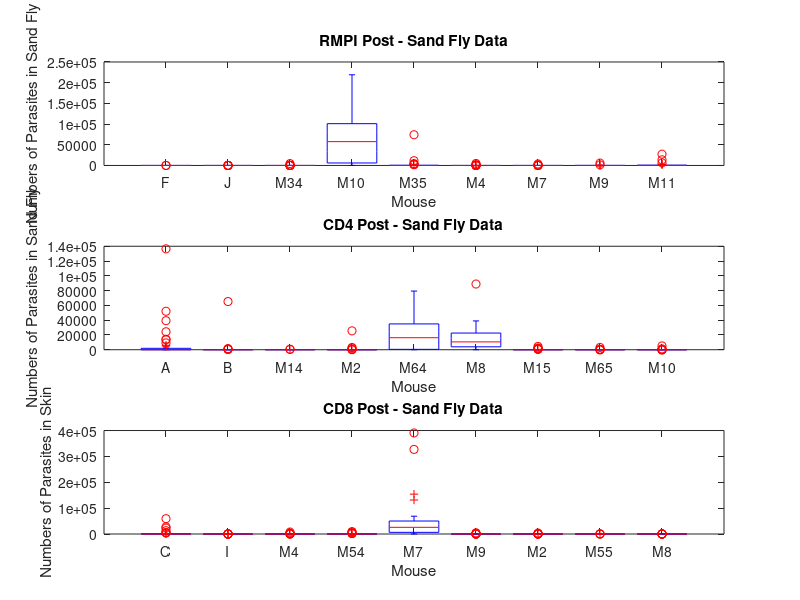

MATLAB code to generate this figure:
%% Untreated (Skin Biopsy) Rags
Rag1 = [1734.9	4606.1	4255.6	5866.0	8419.2	1115.6	915.1	813.4	1905.9	7063.1	915.2	1245.8	1602.3	8424.4	1362.0	2523.7	1140.7	8686.8	12205.9	2051.1	3327.6	1340.7	980.6	173.5];
Rag2 = [5581.7	1476.5	756.9	2162.6	16668.0	422.8	1995.1	11084.2	2355.6	6956.3	221.8	2708.2	1839.7	1675.0	2105.4	737.8	249.1	2177.8	470.5	167.1	3667.1	1235.0	656.6	3548.2];
Rag3 = [505.5	173.2	1884.3	5646.4	1433.9	1635.7	800.3	1670.8	16082.9	3466.9	1376.7	524.0	1751.0	4847.2	3003.9	1316.0	1356.7	2526.7	2671.0	5941.0	7748.1	6120.4	3849.7	714.5];
Rag4 = [1082.3	841.0	787.7	680.5	1473.9	66.4	578.4	521.7	755.7	529.4	781.4	781.1	1660.2	1170.1	1677.1	567.9	1291.2	1171.7	1797.6	700.2	2031.9	1318.6	1630.4	1447.0];
Rag5 = [868.3	303.7	2543.6	248.4	12076.7	98.8	246.4	413.2	1042.1	685.7	792.8	1656.2	1659.3	717.2	2846.7	2748.0	623.6	564.2	917.4	2703.1	1084.0	1620.8	402.9	129.7];
Rag6 = [18815.3	61973.8	37314.1	2225.0	144193.4	28475.9	122334.3	15205.1	6420.3	4582.2	11234.9	47808.0	15934.2	3369.7	22128.1	5687.2	7504.0	1921.5	3141.7	1870.7	34220.9	5318.9	899.5	48252.0];
Rag7 = [81094.5	397965.5	95943.1	189913.2	54714.1	53272.7	820945.0	1489117.0	76049.7	133271.6	374300.6	943975.9	19880.9	78146.6	369051.2	237573.3	23747.6	262029.2	433661.6	1001859.9	1429.9	15965.9	15016.3	69149.0];
Rag8 = [266994.7	612286.0	587857.0	578527.3	37708.9	192540.2	204166.2	349983.6	4876.1	61548.5	228418.5	54736.7	77599.3	107644.2	159764.8	34644.1	37963.3	15894.1	154566.9	132574.3	5059.9	2870.5	157096.4	98691.8];
Rag9 = [12413.2	10824.3	3444.4	8597.4	703.2	20057.6	82067.7	12291.2	16895.1	22202.2	26330.9	2902.4	63653.7	41884.9	77456.6	6736.4	5400.5	24222.7	35832.7	16875.7	318.0	572.1	996.2	2235.6];

DataRag1 = round(reshape(Rag1, [numel(Rag1), 1])); DataM11 = round(reshape(Rag2, [numel(Rag2), 1])); DataM34 = round(reshape(Rag3, [numel(Rag3), 1])); DataM10 = round(reshape(Rag4, [numel(Rag4), 1])); DataRag5 = round(reshape(Rag5, [numel(Rag5), 1])); DataM4 = round(reshape(Rag6, [numel(Rag6), 1])); DataRag7 = round(reshape(Rag7, [numel(Rag7), 1])); DataRag8 = round(reshape(Rag8, [numel(Rag8), 1])); DataRag9 = round(reshape(Rag9, [numel(Rag9), 1]));

boxplot([DataRag1 DataM11 DataM34 DataM10 DataRag5 DataM4 DataRag7 DataRag8 DataRag9],'labels',{'Rag1','Rag2','Rag3','Rag4','Rag5','Rag6','Rag7','Rag8','Rag9'})
%boxplot([DataRag1 DataRag2 DataRag3 DataRag4 DataRag5],'labels',{'Rag1','Rag2','Rag3','Rag4','Rag5'})
xlabel('Mouse')
ylabel('Numbers of Parasites in Skin')
title('Untreated Mice - Skin Biopsy Data')

%% RPMI (Skin Biopsy) Mice
F = [1918.327	5368.238	14975.54	3805.637	4451.461	17625.02	27372.53	17554.89	250.9739	11183.28	7324	7664.599	1906.456	5972.289	5060.821	11847.68	7574.186	717.4968	1669.183	10734.92	43123.45	2413.856	731.7327	42438.04];
J = [15997.09	3017.408	5034.854	9239.502	2739.726	513.6808	1732.656	1191.046	1036.687	3348.615	1548.505	860.771	7333.507	1555.587	2160.678	3284.401	3297.141	922.8627	4877.168	6981.653	555.0819	763.1017	27997.12	45156.43];
M34 = [79325.4	8075.2	12407.7	1621.6	12520.3	14747.8	6971.3	4854.6	2778.3	1358.6	14703.1	5527.3	3123.6	3629.4	5529.5	4353.3	6067.5	2363.5	4163.9	2053.3	5635.2	3689.9	8057.8	12618.4];
M10 = [4243310	5552395	4087400	4627846	5546594	17248300	17070900	9188658	3691940	25452820	34302760	23473170	7529109	9002134	4844421	3201581	3572419	5662281	9909828	4986509	1713397	193055.3	593888.8	833192.3];
M35 = [32331.17	11941.36	30553.34	23279.64	148774.2	335843	42148.09	38192.13	12640.68	31603.28	103105.3	68400.34	76280.03	174505.1	40626.54	108187.5	23332.35	43019.24	114974.5	98845.32	6164.186	13454.91	26539.47	11808.43];
M4 = [6816.114	9865.926	8074.566	2144.396	3790.682	4670.691	287609.7	17519.6	675.1464	2809.901	4721.435	17965.03	10342.02	15399.22	1696.771	16272.53	3538.723	1732.837	4501.902	630.3101	6376.592	79432.82	1688.43	4939.643];
M7 = [8176.658	4045.592	11200.34	27846.53	7319.354	3848.755	2961.245	10853.75	13593.43	82828.38	5796.723	14738.95	44362.54	2780.33	11222.72	18019.24	31724.3	4964.867	7930.374	8426.884	40682.51	12424.21	6102.104	2921.042];
M9 = [94325.42	62468.18	71573.48	59310.95	74108.88	103655.9	51661.73	193353.3	83582.15	84971.95	27241.44	274852.2	253882.5	50821.75	153677.9	296190.4	44208.68	353988.8	340442.5	128945	28428.64	28618.89	6126.26	7119.881];
M11 = [43841.88	29074.17	13066.45	81767.38	119878.5	33898.7	165113.4	100725.1	73412.82	147603.8	58429.43	247062.3	122996.5	214556.3	62988.18	116733.1	114132	179094.4	68986.91	118917.3	35624.51	3932.968	12931.35	70823.13];

DataF = round(reshape(F, [numel(F), 1])); DataJ = round(reshape(J, [numel(J), 1])); DataM34 = round(reshape(M34, [numel(M34), 1])); DataM10 = round(reshape(M10, [numel(M10), 1])); DataM35 = round(reshape(M35, [numel(M35), 1])); DataM4 = round(reshape(M4, [numel(M4), 1])); DataM7 = round(reshape(M7, [numel(M7), 1])); DataM9 = round(reshape(M9, [numel(M9), 1])); DataM11 = round(reshape(M11, [numel(M11), 1]));

boxplot([DataF DataJ DataM34 DataM10 DataM35 DataM4 DataM7 DataM9 DataM11],'labels',{'F','J','M34','M10','M35','M4','M7','M9','M11'})
%boxplot([DataF DataJ DataM34 DataM35 DataM4 DataM7 DataM9 DataM11],'labels',{'F','J','M34','M35','M4','M7','M9','M11'})
xlabel('Mouse')
ylabel('Numbers of Parasites in Skin')
title('RPMI - Skin Biopsy Data')

%% CD4 Treated (Skin Biopsy) Mice
A = [6242.309	40213.92	31013.05	208242.7	60042.1	98883.61	60476.59	249944.2	10892.03	6057.031	112096.5	35391.51	86337.55	45613.8	46020.12	64171.25	56225.69	20209.33	55936.79	42591.23	88499.5	5941.761	5517.263	139639];
B = [113652.9	23657.08	7039.903	67137.05	64529.57	131615.3	518365.6	541672.1	1800.071	14785.82	1394753	706560.7	130131.8	23352.05	208169.6	608231.4	106441.2	32235.32	44494.23	94896.09	6424.299	5645.563	27523.34	32097.01];
M14 = [18169.2	12718.1	16364.7	34639.3	102337.6	79552.5	115456.1	262826.1	81365.2	110573.1	209569.7	67009.6	66966.9	29948.9	232116.4	766783.9	63812.4	36401	77071.4	56991.7	14903.7	60864.6	8198.5	1496.9];
M2 = [44545.2	530171.5	668891.6	2469231	19219.4	571615.5	1491697	725753	42283.1	263689.3	1826778	318708.8	164573.9	91659.4	462878.5	60530.8	7163.7	47056.6	50569.9	38927.7	3931.7	6870.1	23407.3	26510.7];
M64 = [598196	1926035	488947.2	173848.7	553694.9	4061678	14662020	3776093	90795.3	3336097	3694323	9669794	293533.2	3504126	10284320	5941550	450755.2	4809105	3664616	1397573	12728.2	49876.7	67301.9	70181.8];
M8 = [3137887	6669272	1751551	2126678	6912118	5712355	15197510	17344610	7932178	4256139	80643520	11343150	8134356	6343389	7060130	6448552	3770326	2546905	6616066	6271906	185902.1	74053.5	248866.6	341170.5];
M15 = [43606.68	39610.4	5482.782	31639.34	32049.93	33995.91	37138.89	172406.8	28486.92	33673.63	50312.51	12606.38	123821	152871.1	83785.74	27238.4	476785.3	79134.71	36514.55	45777.34	13625.87	20583.27	4612.97	140612.8];
M65 = [2260.624	9063.668	3060.94	9444.282	4412.582	3038.998	2265.217	970.2748	7934.078	4313.613	7064.852	1514.515	15138.66	8959.973	9887.268	790.0161	7823.779	2604.275	6803.212	2141.352	4012.497	8171.049	906.79	4226.915];
M10 = [34873.48	178186	24155.73	12365.47	15526.27	22582.66	38169.07	6815.063	4903.425	36461.53	36999.52	27371.52	23405.3	130282.7	31532.11	41119.96	22138.27	42285.54	67661.07	53227.32	6173.713	7604.093	31383.42	45624.58];

DataA = round(reshape(A, [numel(A), 1])); DataB = round(reshape(B, [numel(B), 1])); DataM14 = round(reshape(M14, [numel(M14), 1])); DataM2 = round(reshape(M2, [numel(M2), 1])); DataM64 = round(reshape(M64, [numel(M64), 1])); DataM8 = round(reshape(M8, [numel(M8), 1])); DataM15 = round(reshape(M15, [numel(M15), 1])); DataM65 = round(reshape(M65, [numel(M65), 1])); DataM10 = round(reshape(M10, [numel(M10), 1]));

boxplot([DataA DataB DataM14 DataM2 DataM64 DataM8 DataM15 DataM65 DataM10],'labels',{'A','B','M14','M2','M64','M8','M15','M65','M10'})
%boxplot([DataA DataB DataM14 DataM2 DataM15 DataM65 DataM10],'labels',{'A','B','M14','M2','M15','M65','M10'})
xlabel('Mouse')
ylabel('Numbers of Parasites in Skin')
title('CD4 - Skin Biopsy Data')

%% CD8 Treated (Skin Biopsy) Mice
C = [86988.09	2483.024	14647.37	48430.08	10765.91	9871.273	9871.273	28048.61	201290.3	13951.6	42517.28	971090.4	2863766	36039.06	42434.35	179498.3	220141	10395.69	40059.79	52496.26	44046.84	6026.122	2963.452	2269.224];
I = [1637.44	1071.902	1039.782	1847.272	1918.505	696.3065	3563.663	2304.055	2853.535	674.1523	3040.928	322.5037	2841.976	509.4277	514.2527	1855.882	816.8228	1061.694	1126.813	1587.542	695.0186	215.0774	571.5085	7049.146];
M4 = [98782.1	23432.9	547804.1	218793.6	30498.7	42836.4	132063.2	154165	22458.6	30615.8	68735.9	56174.5	13688	30541.9	123152.8	22664.2	166397.5	24192	19657.9	42091.4	4579.2	852.9	6435.1	4415.2];
M54 = [181818.8	109668.8	412396.3	157043.2	10899.3	37303.5	52511.8	200723.1	75878.3	25746.7	16414.3	29792	96075.4	242080	28506	33780.8	46730.9	4845.2	19985.8	23996	16646.6	14755.1	4314.1	30883.5];
M7 = [867842	552477.6	388486.9	1449490	164748.1	489848.7	374590.3	1272215	65345.5	16331.7	132568.7	218877.4	119276.6	184811.2	1266134	2730995	865704.1	3535952	5601397	4343749	5967.6	10030.2	764994.3	72690];
M9 = [46414.6	219530.5	52236.3	128603.4	62248.6	19690.2	22252.3	79189.2	11349.9	14101.1	12007.4	170496.8	55922.1	158562.8	456310.2	499857.7	332860.1	99346.4	216622.8	79926.2	9206.4	12650.2	3191.1	2906.4];
M2 = [53771.23	15734.01	12067.08	35575.91	28530.69	12811.91	10118.98	13885.84	7139.758	16043.8	9844.204	6656.57	14711.64	56160.36	132494	48295.63	87786.71	68436.54	36531.82	72108.79	12688.16	14848.2	8130.676	10732.51];
M55 = [2099.204	849.3257	3339.803	2380.775	3682.561	1291.839	5476.861	1360.699	1888.724	4222.9	2481.203	1476.645	3769.24	1287.345	1493.629	1151.788	2676.89	3870.346	3575.469	6870.077	901.0186	1427.349	1226.367	1000.991];
M8 = [28611.06	3129.208	3214.273	4881.184	3551.307	17673.08	47348.29	15514.55	860.3441	3260.179	64844.03	3.775513	17518.26	19609.43	3.540197	7105.975	6733.547	9861.456	11472.41	11072.78	4183.498	14446.12	9036.298	11701.71];

DataC = round(reshape(C, [numel(C), 1])); DataI = round(reshape(I, [numel(I), 1])); DataM4 = round(reshape(M4, [numel(M4), 1])); DataM54 = round(reshape(M54, [numel(M54), 1])); DataM7 = round(reshape(M7, [numel(M7), 1])); DataM9 = round(reshape(M9, [numel(M9), 1])); DataM2 = round(reshape(M2, [numel(M2), 1])); DataM55 = round(reshape(M55, [numel(M55), 1])); DataM8 = round(reshape(M8, [numel(M8), 1]));

boxplot([DataC DataI DataM4 DataM54 DataM7 DataM9 DataM2 DataM55 DataM8],'labels',{'C','I','M4','M54','M7','M9','M2','M55','M8'})
%boxplot([DataI DataM4 DataM54 DataM9 DataM2 DataM55 DataM8],'labels',{'I','M4','M54','M9','M2','M55','M8'})
xlabel('Mouse')
ylabel('Numbers of Parasites in Skin')
title('CD8 - Skin Biopsy Data')

%% Skin Biopsy Data - subplot

subplot(2,2,1)
boxplot([DataRag1 DataM11 DataM34 DataM10 DataRag5 DataM4 DataRag7 DataRag8 DataRag9],'labels',{'Rag1','Rag2','Rag3','Rag4','Rag5','Rag6','Rag7','Rag8','Rag9'})
xlabel('Mouse')
ylabel('Numbers of Parasites in Skin')
title('Untreated Mice - Skin Biopsy Data')

subplot(2,2,2)
boxplot([DataF DataJ DataM34 DataM10 DataM35 DataM4 DataM7 DataM9 DataM11],'labels',{'F','J','M34','M10','M35','M4','M7','M9','M11'})
xlabel('Mouse')
ylabel('Numbers of Parasites in Skin')
title('RPMI - Skin Biopsy Data')

subplot(2,2,3)
boxplot([DataA DataB DataM14 DataM2 DataM64 DataM8 DataM15 DataM65 DataM10],'labels',{'A','B','M14','M2','M64','M8','M15','M65','M10'})
xlabel('Mouse')
ylabel('Numbers of Parasites in Skin')
title('CD4 - Skin Biopsy Data')

subplot(2,2,4)
boxplot([DataC DataI DataM4 DataM54 DataM7 DataM9 DataM2 DataM55 DataM8],'labels',{'C','I','M4','M54','M7','M9','M2','M55','M8'})
xlabel('Mouse')
ylabel('Numbers of Parasites in Skin')
title('CD8 - Skin Biopsy Data')

%% (Sand Fly - Pre) RPMI Mice
PreF = [0	0	0	0	0	0	0.0254	0	0	0	0	0	0	0	0	0	0	0.0089	0	0	0	0	0	5.2044	0.006	0	0	0	0	0	0.0094	0	0	0	0	0	0	0	0	0];
PreJ = [0	0	0	0	0	0	0.0899	0	0	0	0	0	0	0	0	0	0	0	0	0	0	0	0	0	0	0	0	0	0	0	0	0	3.4093	0	0	0	0	0	0	0];
Pre34 = [0	0.6	0	0.4	0	0	0	5.8	0	0	0	0	0	0	0	0	0	0.1	0	0	0	0	0	0	0	0	0	0	0	0	0	0	0	0	0	0	0	36.4	0	0];
PreR10 = [45917.9	30642.6	3.4	39.8	203.7	4395.4	3471.5	16373.9	16270.9	23.2	7529	21822	1772	105894.9	8905	155.5	161.4	117	1.7	13632.7	57148.3	9698.5	9941.3	2118.8	60.9	59572	0.1	886.4	162	1143.7	4831.8	4164.2	46721.5	20933.6	575.1	1.3	198.9	4753.2	269.4	16621.4];
Pre35 = [1394.6	23.4	16.8	459.2	127.3	3	0.7	0.1	1652.1	0.1	5.6	0.2	1.2	0	0.1	0.1	0.2	284.4	264.9	0.2	1	36.5	0.9	2.3	0.3	72.3	0.1	10.8	1.7	0.8	0.2	0	3.8	11.6	2507.7	7.3	17.8	70.9	15.7	54.2];
Pre4 = [13.3	36.2	2.5	145	6.7	5.3	35.9	1.5	14.7	35.8	46.2	15.9	231	1.4	10	776.8	6.6	11.8	4	129.2	19.4	13.3	7.8	23.9	31.7	56.5	87	138.7	3.2	139.6	6.2	28.8	91.4	25.9	25.5	2.1	5.7	6.6	919.7	52.2];
Pre7 = [0.2	19.9	3.5	0.2	0.8	17.7	105.2	86	117	0.6	86.4	3	20.9	6.2	0	15.1	34.1	3.3	0.3	0	0.8	2	1.4	1.7	8.1	38.8	156.7	0	0.5	0	8.7	1.2	10.2	10.1	0	0.6	0	8.8	0	0];
Pre9 = [66.1	595.8	6.9	129.4	11.4	1.6	50.9	107.9	19.4	339.3	10	19.9	12.6	11.4	19.9	133.3	52.6	20.2	28.5	5.8	550.1	1675.3	22.3	112.7	382	1302.6	5.3	6.9	4414.4	10	2.4	28.8	503.5	387.7	3	15.9	2003.7	25.3	59.3	319];
Pre11 = [93.2	14.5	1580.5	710	55.2	1267.4	19.3	29.5	148.7	75.8	66.5	72.1	602.6	13	7.5	259.4	5103.3	2.9	273.8	1265.1	1084.2	748.5	3.9	6.1	8.9	52.6	22.2	849.8	6303.9	105.8	405.3	2809.8	9.5	18.5	4.9	15.4	5.4	1034.1	7.8	652.5];

DataPreF = round(reshape(PreF, [numel(PreF), 1])); DataPreJ = round(reshape(PreJ, [numel(PreJ), 1])); DataPre34 = round(reshape(Pre34, [numel(Pre34), 1])); DataPreR10 = round(reshape(PreR10, [numel(PreR10), 1])); DataPre35 = round(reshape(Pre35, [numel(Pre35), 1])); DataPre4 = round(reshape(Pre4, [numel(Pre4), 1])); DataPre7 = round(reshape(Pre7, [numel(Pre7), 1])); DataPre9 = round(reshape(Pre9, [numel(Pre9), 1])); DataPre11 = round(reshape(Pre11, [numel(Pre11), 1]));

boxplot([DataPreF DataPreJ DataPre34 DataPreR10 DataPre35 DataPre4 DataPre7 DataPre9 DataPre11],'labels',{'F','J','M34','M10','M35','M4','M7','M9','M11'})
%boxplot([DataPreF DataPreJ DataPre34 DataPre35 DataPre4 DataPre7 DataPre9 DataPre11],'labels',{'F','J','M34','M35','M4','M7','M9','M11'})
%boxplot([DataPreF DataPreJ DataPre34 DataPre4 DataPre7],'labels',{'F','J','M34','M4','M7'})
xlabel('Mouse')
ylabel('Numbers of Parasites in Sand Fly')
title('RMPI - Sand Fly Data')

%% (Sand Fly - Pre) CD4 Mice
PreA = [27.1983	0.1372	0.0722	0.311	0.0185	0.1038	0	0.0115	2.5457	0	0	0.0676	0.0383	0	0.0293	0	0.0557	0	0.0216	0.4142	0.0604	7.8228	0	0	0.0611	0.0848	0.0205	0.0065	0.1266	0.0255	0.1392	0.0452	0.0358	0	352.9986	0.0434	395.6194	0.1813	0.4578	0.0797];
PreB = [0	0	0.1416	0	0	0	0	8.8597	0	0	0	0	0	0	9.8638	95.5238	0.0069	265.0301	0	78.2494	0	0	0	0	0	0	0	0	0	0	0	0	0	0	0	0	0	0	0	0];
Pre14 = [1.4	1.7	0.3	232.7	380	0.1	1096.3	1112.8	5.1	0.1	1319.7	19107.4	0.8	1.2	2617.6	0.2	1.3	9.1	0.8	0.1	0	684.4	308.5	1.7	0	3151.7	0.1	0.2	127.6	0	0.1	0.7	0	11747.5	2.1	3993.1	2.6	0.5	0.8	0.4];
Pre2 = [0	0.4	1.2	0.1	0	0	0	1	37.3	0.1	400.1	0	0	0	0	0	4395.1	0	0.1	0	0	0	0	0	0	6.2	0.1	0	0.3	3.5	0	0	0	0.1	0	0.6	0	0.1	0	3330.3];
Pre64 = [7477.4	14329	6075.6	1.7	187.1	7487.5	20163.4	0.4	26311.9	9.9	1.4	17999.6	1285.4	107.9	15895.1	15150.7	1.7	2449	18093.9	17692.7	12182.9	19800.4	6272.9	22233.9	8125.6	9961.6	22065.3	22622.6	3286.7	27884.8	63332.6	13730.3	9791.7	678	10504.9	2622.6	3201.1	1.6	8167.8	840.4];
Pre48 = [685.9	192.5	13783.4	4162.7	8695.3	19029.3	48.2	10060.3	3123.3	6614.5	188.6	78.1	228.3	0	14.6	0.9	9008.1	2183.3	8739.7	2184.3	341	852.5	2.5	26812	16293.6	3410.1	16014.4	13022.2	1950.5	20.6	1508.5	1780.1	46395.4	7452.9	35	235.8	245.9	7176.8	7467.9	1558.5];
Pre15 = [676.4	4.5	1.8	3.8	615.4	131.6	1.5	30.6	1.8	1	1.5	5.7	113.9	6.3	171.3	9	239	0	5.3	0.1	0.9	515.6	4.8	8.6	63.6	136	0.6	36.1	8.3	1.3	0.2	4.9	6.1	30.2	82.4	27.8	25.1	0.2	50	127.1];
Pre65 = [222.2	16.7	10.2	26.5	16.4	14.7	440.4	23.2	6.1	3.9	1.7	0.3	0.7	0.1	0.6	0.8	5.1	14.9	0	0.3	0.4	5.1	1.1	0.3	0.2	0.6	0.1	4.6	0.1	0	0	0.1	0	1	0	0	14.5	0.2	0.1	1.1];
Pre10 = [18.3	11.1	134.4	8.9	6.8	16.6	23.2	12.4	5.9	74.7	15.5	19	13.8	9.7	18.2	5.7	13	3.6	26	11.2	6.4	6	8.1	7.8	32.2	48	29.2	32.5	90	6.5	3.8	4.9	4.3	20.3	6.7	7.3	12.4	10.9	4.5	9.2];

DataPreA = round(reshape(PreA, [numel(PreA), 1])); DataPreB = round(reshape(PreB, [numel(PreB), 1])); DataPre14 = round(reshape(Pre14, [numel(Pre14), 1])); DataPre2 = round(reshape(Pre2, [numel(Pre2), 1])); DataPre64 = round(reshape(Pre64, [numel(Pre64), 1])); DataPre48 = round(reshape(Pre48, [numel(Pre48), 1])); DataPre15 = round(reshape(Pre15, [numel(Pre15), 1])); DataPre65 = round(reshape(Pre65, [numel(Pre65), 1])); DataPre10 = round(reshape(Pre10, [numel(Pre10), 1]));

boxplot([DataPreA DataPreB DataPre14 DataPre2 DataPre64 DataPre48 DataPre15 DataPre65 DataPre10],'labels',{'A','B','M14','M2','M64','M8','M15','M65','M10'})
%boxplot([DataPreA DataPreB DataPre14 DataPre2 DataPre15 DataPre65 DataPre10],'labels',{'A','B','M14','M2','M15','M65','M10'})
xlabel('Mouse')
ylabel('Numbers of Parasites in Sand Fly')
title('CD4 - Sand Fly Data')

%% (Sand Fly - Pre) CD8 Mice
PreC = [0	0	0.0029	0.0247	0	1.8955	0	0.19	0	0	0.0116	0	0	173.9457	0	0	0	0	0.0143	0	0	0.0013	0.0369	0	0	0.0988	0.0002	0	0	0	0	0	0	0	0.0005	0	0	0	0	0];
PreI = [0.4456	0	0	0	0.0082	0.2178	0.0056	0	0.8832	0.8085	1.6268	0	0.0251	0.0654	0	0	0	0	0.3765	0.0617	3.316	2.4168	1.5205	0	0.0385	0	0	0.1547	1.2092	0	0	0.0288	0	0	0	0	0.0061	22.2356	0.0042	0.1576];
Pre4 = [0.1	0.9	0	0	0	0	0	0.2	0	0	0.7	0.1	0	0	0	0.4	0	0	0	0	0	0	0	1.1	0	0	0	0	0	0	1454.3	0	0	63.4	0	0	0	0.1	0	0];
Pre54 = [0.3	0.1	0	24.4	2.2	0.3	0	0	0.1	2.4	9	2.9	0	508.2	0	1232.7	0.2	0	0	0	0.1	0	0.1	0	0	42.2	0.3	0	0	9.4	1168.3	0	0	1.2	0	0.2	0.6	0.6	0.1	0.1];
Pre7 = [60894.7	29312.6	149.9	329.2	0.8	828.8	1.1	7.2	23167.8	46533.2	716.8	10084.5	12668.4	2778	23218	20898.7	1.3	2162.7	5618	31991.6	2385	7459.2	24130.7	12464.5	9145.1	78655	25509	13988.6	23600.3	3259.9	59350.7	20476.9	3.3	3629.2	198.5	2430.9	3.8	114.8	27108.9	0.3];
Pre9 = [0.4	0.1	0.1	0	0.4	0.1	136.7	0.1	0.6	0.1	0	1.5	0.6	0	2	0	1.4	0.1	0	1.7	0	0.6	1.3	0	0.3	0.1	0.2	0.9	0	0	0.3	0.1	1.2	1.1	0	2079.3	0.7	0.7	0.2	0.1];
Pre2 = [20.5	0	0	0	0	0	0	0	0	0	0	0	7	0	0	0	91.4	0	2020.9	0	0	0	0	0	0	0	0	0	421	0	0	1237.4	0	0	0	0	35.9	0	0	1182.8];
Pre55 = [10.7	32.2	24.3	8.8	18.3	15.7	9.8	89.6	21.1	7.7	35.7	12	12.2	14.1	6.2	16.7	0.7	13.7	6.6	1.4	1	9.3	1.1	3	1.3	21	11.2	0.3	8.4	0.8	7.6	1.1	3.9	1	3.4	2.3	4	0.5	0.4	25.5];
Pre8 = [0	0	6	0	0	0	0	0	0.4	0	1	0	0	0.3	0	17.8	19	16.9	51.4	17.6	18.7	45.7	49.4	34.5	6.9	24.5	76.6	10.2	5.3	14.2	7.2	5.3	13.8	13	12.6	26	17.1	11.3	7.1	581.5];

DataPreC = round(reshape(PreC, [numel(PreC), 1])); DataPreI = round(reshape(PreI, [numel(PreI), 1])); DataPre4 = round(reshape(Pre4, [numel(Pre4), 1])); DataPre54 = round(reshape(Pre54, [numel(Pre54), 1])); DataPre7 = round(reshape(Pre7, [numel(Pre7), 1])); DataPre9 = round(reshape(Pre9, [numel(Pre9), 1])); DataPre2 = round(reshape(Pre2, [numel(Pre2), 1])); DataPre55 = round(reshape(Pre55, [numel(Pre55), 1])); DataPre8 = round(reshape(Pre8, [numel(Pre8), 1]));

boxplot([DataPreC DataPreI DataPre4 DataPre54 DataPre7 DataPre9 DataPre2 DataPre55 DataPre8],'labels',{'C','I','M4','M54','M7','M9','M2','M55','M8'})
%boxplot([DataPreC DataPreI DataPre4 DataPre54 DataPre9 DataPre2 DataPre55 DataPre8],'labels',{'C','I','M4','M54','M9','M2','M55','M8'})
xlabel('Mouse')
ylabel('Numbers of Parasites in Skin')
title('CD8 - Sand Fly Data')

%% Sand Fly Pre - Subplot

subplot(3,1,1)
boxplot([DataPreF DataPreJ DataPre34 DataPreR10 DataPre35 DataPre4 DataPre7 DataPre9 DataPre11],'labels',{'F','J','M34','M10','M35','M4','M7','M9','M11'})
xlabel('Mouse')
ylabel('Numbers of Parasites in Sand Fly')
title('RMPI Pre - Sand Fly Data')

subplot(3,1,2)
boxplot([DataPreA DataPreB DataPre14 DataPre2 DataPre64 DataPre48 DataPre15 DataPre65 DataPre10],'labels',{'A','B','M14','M2','M64','M8','M15','M65','M10'})
xlabel('Mouse')
ylabel('Numbers of Parasites in Sand Fly')
title('CD4 Pre - Sand Fly Data')

subplot(3,1,3)
boxplot([DataPreC DataPreI DataPre4 DataPre54 DataPre7 DataPre9 DataPre2 DataPre55 DataPre8],'labels',{'C','I','M4','M54','M7','M9','M2','M55','M8'})
xlabel('Mouse')
ylabel('Numbers of Parasites in Skin')
title('CD8 Pre - Sand Fly Data')

%% (Sand Fly - Post) RPMI Mice
PostF = [0	0	0	0	0	0	0	0	0	0	0	0	0.1917	0	0	0	0	0	0.0265	0	0	0.3034	0	0	0	0	0	0	0	0	0	7.113	0	0	0	0	0	0	0	6.349];
PostJ = [2.0842	0	0	0	0	0	41.4374	0	0	0	0	0	0	0.6836	0	0	0	0.541	0	0	0	0	2.6215	0	0	0	0	0	0	0.0198	0	29.5184	0	0	0	0	0	0	0	0];
Post34 = [1	0.4	25.5	0.3	33.9	0.9	0.4	0.3	14.6	0.1	0.1	0.3	0	0.8	0.1	4460.3	0.8	0.1	0.1	0.7	0.2	0.1	0.1	70.1	0.1	0.5	528.8	9.1	0.2	0.4	0	0	0.3	1.5	0	6.5	0.1	1.5	0.3	0.2];
PostR10 = [16948.1	201229.3	56581.7	112934.9	17244.1	71996.4	84816.5	197454.1	58578.8	0	105377.5	2719.7	6702.3	20780.8	334.7	77717.5	219061.9	90332.4	173098.7	41.3	97045.4	99730.3	124903.2	87495.9	5	19.5	34.7	59999.6	29938.8	27444.7	47092.1	3952.7	104650	150732	171.7	0	61254.3	177648.8	43357.5	29698.6];
Post35 = [74176.4	0.8	0.3	2191.4	562.1	4431.3	0.2	5.8	138.3	9.4	11491.5	1	10.4	1.8	1422	0.5	624.6	2.2	0.1	1918.5	2.8	2840.7	4.9	13.7	22.5	127.8	0	483.7	0	0	1.3	0	403.8	2.1	0	90.4	4	0.3	0.6	5.3];
PostR4 = [0.8	1682.6	0	0	322.3	0	188.8	0.1	0.3	911.5	0	0	0	0.3	0.4	4838.1	0.6	0	0	0	0	4.9	0.1	0	0.4	0	0.3	0	0	0.1	0	0	153.4	0	0	0	0	0	0.2	2.5];
PostR7 = [0.1	6.2	48.7	0.1	3599.4	13.5	0	0	1.1	0	1.2	0	0	0	0.2	0	0	0	0	0	0	0	0	0.3	0	0	1638.6	80.9	0	0.5	0	0	0.2	0	1.3	0	0	0	2	0];
PostR9 = [0	431.8	29.3	5762.4	0	0.2	513.4	0.8	0.1	0	217	39.5	83.3	284.2	79.4	0	0	339.7	0.2	1.1	1549.5	0.2	0.3	117.9	3.2	288.8	0.6	0.7	207.4	0.1	2.2	210.9	0.3	0	141.3	2.4	63.2	79.4	29.4	0.2];
Post11 = [0.5	0.9	125.4	789.6	682.5	1378.6	44.2	508.9	7.2	16.9	573.6	31.9	55.5	8.1	738.5	0.6	27265.5	2.8	2429.9	104.3	1565.9	4.8	509.3	33.5	6291.7	5.1	586.1	11.2	2825.6	13	0.1	13644.3	5	0.2	0	0.9	1.3	886.5	4.6	2809.3];

DataPostF = round(reshape(PostF, [numel(PostF), 1])); DataPostJ = round(reshape(PostJ, [numel(PostJ), 1])); DataPost34 = round(reshape(Post34, [numel(Post34), 1])); DataPostR10 = round(reshape(PostR10, [numel(PostR10), 1])); DataPost35 = round(reshape(Post35, [numel(Post35), 1])); DataPostR4 = round(reshape(PostR4, [numel(PostR4), 1])); DataPostR7 = round(reshape(PostR7, [numel(PostR7), 1])); DataPostR9 = round(reshape(PostR9, [numel(PostR9), 1])); DataPost11 = round(reshape(Post11, [numel(Post11), 1]));

boxplot([DataPostF DataPostJ DataPost34 DataPostR10 DataPost35 DataPostR4 DataPostR7 DataPostR9 DataPost11],'labels',{'F','J','M34','M10','M35','M4','M7','M9','M11'})
%boxplot([DataPostF DataPostJ DataPost34 DataPostR4 DataPostR7 DataPostR9],'labels',{'F','J','M34','M4','M7','M9'})
xlabel('Mouse')
ylabel('Numbers of Parasites in Sand Fly')
title('RMPI - Sand Fly Data')

%% (Sand Fly - Post) CD4 Mice
PostA = [2330.658	0.211676	0.012102	1.382218	0.270469	496.018	0.129177	9216.162	14183.15	594.3729	0.972096	108.5778	24313.63	1.979764	6015.981	0.23771	3.772378	3.264987	7.608706	39334.38	39.58626	4877.153	18.16791	0.088745	210.875	0.661749	1774.815	136537	0.139089	52032.7	1.851245	0.431662	0.135417	192.2832	551.4379	0.583188	267.3093	328.6461	0.177631	13412.1];
PostB = [0.0078	95.0941	0.0356	108.6664	0.0833	0	0.0333	0.0572	0	0.1846	69.317	0.0142	475.459	0.114	0.2222	0.1291	0.0523	136.3398	0	0.0821	518.3716	0.0084	0.2384	0.1386	0.3097	4.348	186.5302	0	65207.98	556.7891	116.8306	0.0101	1.2092	229.806	0.0399	1554.047	0	0	1.3197	86.1103];
Post14 = [20.6	0.8	190.3	269.9	0	3.2	0.3	0	0.4	83.9	29.9	0.6	31.2	2.4	0	2.7	448.6	5.3	120.7	205.1	0	180.7	0.7	0	0	93.9	0	0	0	84.1	63.9	0	0	0.6	100.5	16.6	0	10.8	1.8	613.3];
Post42 = [3.5	1.3	0.4	99.3	0.1	2.9	3.3	2191.4	14.4	0.7	0.3	4.1	0.1	0.2	330.7	2.6	1.8	0.3	0.2	0.1	0.7	0.2	0.2	0	3.7	1.7	9	7.2	1	1.6	0.2	1	3055.3	522.4	0.2	0.4	1.6	25559.2	0.4	0.4];
Post64 = [3546.9	62531.9	10708.5	20164.9	15823.2	30946.8	43496	673.7	2359.5	16694	2.1	2061.7	0.7	2907.7	31219.4	38228.3	60933.9	3.9	3.5	3798.3	4	42926.6	42	79377.3	9.3	36725.8	33753.8	55109.4	18997.8	26817.2	37516.3	7567.2	55.9	33335.7	15379.3	34329	25426.8	35.1	77003.3	18.2];
Post48 = [88906	19149.5	18599.4	9562.3	14940.8	36613.4	20706.3	9008.5	10162.4	34724.1	0.5	12324.1	31943.8	8432.6	22005.8	34875.9	5.2	3496.7	1021.9	30555.2	3.4	9530.1	175.9	10234.8	15064.4	2524.2	4107.9	5326.5	37661.2	10965.5	485.7	24218.8	5724.7	27079.4	3414.6	10154.8	84.5	17578.7	16548.6	38973.2];
Post15 = [1.4	17	106.7	1935.1	1440.5	4.2	0.9	0.5	0.9	1.5	2.8	0.2	4506	0.1	699	3	0.3	0.1	29.8	0	14	12.5	0.1	0.6	0.4	851.1	77.1	28.9	2280.2	44.5	545.4	0.3	0.1	6.1	2.5	190.8	0	0	0	0.2];
Post65 = [616	381.5	0	0.3	1.1	1	0	26.8	0.1	0.2	0	1.1	0.1	0	0.4	0	0	294	0	0	1.9	0	0	0.6	0	57.3	0	0.3	0	0	0	0.3	3145.1	31.5	0	0	0	0	0.9	0];
Post10 = [0.1	0.3	5.9	2.9	0.1	2.4	10.8	0.1	19.3	0.8	1.4	0.1	0	0	89.2	0.1	1.6	0.1	0.1	0.1	0.1	0	23.7	0	0.1	0.3	0.4	0.1	0	0	0	0.1	5161.1	0.2	0.2	0	0	0.1	1124.5	0.3];

DataPostA = round(reshape(PostA, [numel(PostA), 1])); DataPostB = round(reshape(PostB, [numel(PostB), 1])); DataPost14 = round(reshape(Post14, [numel(Post14), 1])); DataPost42 = round(reshape(Post42, [numel(Post42), 1])); DataPost64 = round(reshape(Post64, [numel(Post64), 1])); DataPost48 = round(reshape(Post48, [numel(Post48), 1])); DataPost15 = round(reshape(Post15, [numel(Post15), 1])); DataPost65 = round(reshape(Post65, [numel(Post65), 1])); DataPost10 = round(reshape(Post10, [numel(Post10), 1]));

boxplot([DataPostA DataPostB DataPost14 DataPost42 DataPost64 DataPost48 DataPost15 DataPost65 DataPost10],'labels',{'A','B','M14','M2','M64','M8','M15','M65','M10'})
%boxplot([DataPost14 DataPost42 DataPost15 DataPost65 DataPost10],'labels',{'M14','M2','M15','M65','M10'})
xlabel('Mouse')
ylabel('Numbers of Parasites in Sand Fly')
title('CD4 - Sand Fly Data')

%% (Sand Fly - Post) CD8 Mice
PostC = [0	5.5759	0.4435	121.3444	113.6761	23.1212	0.549	0.4083	59270.81	2190.943	30.0222	3856.608	0.1187	5967.567	1402.019	0	68.2327	485.7335	5.9257	5087.115	0	0.0577	0.0361	0	124.4428	0	0	0	0	0	0	0	0.1875	0	27671.09	22774.06	0	12917.47	0.3151	2074.783];
PostI = [0.8487	0	0	84.0987	183.0519	0.0207	0.6195	0.3687	0.0242	0.0119	0	17.098	54.4897	0	0.2219	1.4007	0	0.1979	0	0	0.1827	0	0	1.5113	0	0.0155	0.0306	0.271	284.9258	0	0.0644	0.0081	0.1213	0.0274	0.0217	0.0707	0.0455	0	0.0098	8.3875];
Post4 = [1.5	2.8	2.9	0.4	0.4	7528.2	3.7	471.4	2.3	1.9	0.4	0.4	206.3	2283.5	2654.9	1.7	1.6	0.1	0.4	898.2	0.4	1.1	12.4	0.6	42.4	5.7	2.5	1.9	0.3	0.5	2032.9	11.9	0.2	22.4	0.1	2.5	3.1	0.3	226.2	4.2];
Post54 = [863.9	4821.4	242.7	0.1	0	1.4	0.1	1.6	164.7	1.2	0	0.5	0	8668.3	0	0.1	43.3	273.4	0.3	2336.4	1475.9	0	0.4	0.2	19.8	2676.5	944.5	8491.8	294.2	0.1	0.5	3.7	1.3	208.4	1.3	233.1	0	4.1	5.4	0.4];
Post7 = [12.5	49844.3	925.7	51171.1	8598	1.4	2846.3	131405.3	51407.1	33692.4	18234.4	327061.6	27193.8	44500.2	390562.3	44369.2	68823.3	15961.9	52160.3	7226.3	3	40.4	10832.6	9240.8	3427.2	27649.3	24212.2	154125.4	20413.9	29544.5	4001.6	24486.1	10991.4	48774.8	28130.8	416.6	55300.7	37953.5	51720.2	174.2];
Post9 = [191.1	4.3	271.7	3	624	0	782.5	0.1	0.1	0.5	4	0.2	0	0	0	0	0	0.9	0.7	4.9	0.5	0.4	93	0.7	0.7	47.9	155.6	0.4	1.1	1.5	0	0	0.1	0.6	0	0.1	0.1	0.5	1.7	4720.3];
Post2 = [0.4	13.4	0	28.8	901.9	129.7	98.1	9.1	0.3	0.1	1.8	0	2.8	3667	329.5	3.2	0.2	0.4	0.3	0.6	0.4	2.3	228.6	3	4.1	0	0	22.3	0.2	8.8	5.7	0.2	0.2	0	3.6	1.9	0.2	130.9	1.1	0.3];
Post55 = [0.3	0.3	1.2	0	0.1	0	8.9	1.5	0.2	1.3	0.1	0.2	0	4.6	0.3	0.1	0.2	0.7	0.2	0.1	0.4	3.1	1.1	1.9	1.5	0.5	0.2	0	0.1	1.5	0.3	0.3	717.9	0.7	0.1	0.1	1.7	0.4	0.1	1];
Post8 = [0	0.9	0	0	0	0.4	0	0.3	2.9	0.6	0	0	0	0	0	0.1	0	0	0.3	0.1	0.1	1.4	0	0.1	0.1	0.9	0.4	0	0	0	0	0.1	0	0.2	0.8	0.1	0	8.4	0.2	0.2];

DataPostC = round(reshape(PostC, [numel(PostC), 1])); DataPostI = round(reshape(PostI, [numel(PostI), 1])); DataPost4 = round(reshape(Post4, [numel(Post4), 1])); DataPost54 = round(reshape(Post54, [numel(Post54), 1])); DataPost7 = round(reshape(Post7, [numel(Post7), 1])); DataPost9 = round(reshape(Post9, [numel(Post9), 1])); DataPost2 = round(reshape(Post2, [numel(Post2), 1])); DataPost55 = round(reshape(Post55, [numel(Post55), 1])); DataPost8 = round(reshape(Post8, [numel(Post8), 1]));

boxplot([DataPostC DataPostI DataPost4 DataPost54 DataPost7 DataPost9 DataPost2 DataPost55 DataPost8],'labels',{'C','I','M4','M54','M7','M9','M2','M55','M8'})
%boxplot([DataPostI DataPost4 DataPost54 DataPost9 DataPost2 DataPost55 DataPost8],'labels',{'I','M4','M54','M9','M2','M55','M8'})
xlabel('Mouse')
ylabel('Numbers of Parasites in Skin')
title('CD8 - Sand Fly Data')

%% Sand Fly Post - subplots

subplot(3,1,1)
boxplot([DataPostF DataPostJ DataPost34 DataPostR10 DataPost35 DataPostR4 DataPostR7 DataPostR9 DataPost11],'labels',{'F','J','M34','M10','M35','M4','M7','M9','M11'})
xlabel('Mouse')
ylabel('Numbers of Parasites in Sand Fly')
title('RMPI Post - Sand Fly Data')

subplot(3,1,2)
boxplot([DataPostA DataPostB DataPost14 DataPost42 DataPost64 DataPost48 DataPost15 DataPost65 DataPost10],'labels',{'A','B','M14','M2','M64','M8','M15','M65','M10'})
xlabel('Mouse')
ylabel('Numbers of Parasites in Sand Fly')
title('CD4 Post - Sand Fly Data')

subplot(3,1,3)
boxplot([DataPostC DataPostI DataPost4 DataPost54 DataPost7 DataPost9 DataPost2 DataPost55 DataPost8],'labels',{'C','I','M4','M54','M7','M9','M2','M55','M8'})
xlabel('Mouse')
ylabel('Numbers of Parasites in Skin')
title('CD8 Post - Sand Fly Data')
